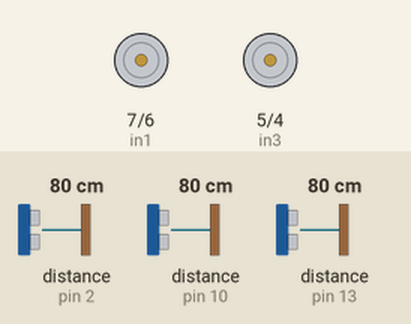
This sketch was run on a simulated Arduino Uno, built with avr-gcc and run on an emulated ATmega328P. On the bench: motor-driver pin pairs drawn as motors (green arrow = first pin HIGH = forward, orange = second pin HIGH = backward, longer = more drive, scaled by the enable pin). Wiring (inferred from the names in the program): 3 × ultrasonic range finder: trigger pin 8, echo pin 2 / trigger pin 11, echo pin 10 / trigger pin 12, echo pin 13. The test bench sets the inputs (shaded band); at power-on: distance to the obstacle (sensors on pin 2, pin 10, pin 13) 80 cm. The echo pulse lasts 58.3 µs per cm.

Above: at 1.2 s.
1.3 s: distance to the obstacle (sensor on pin 2) set to 18 cm
2.8 s: distance to the obstacle (sensor on pin 2) set to 14 cm
At 4.0 s:
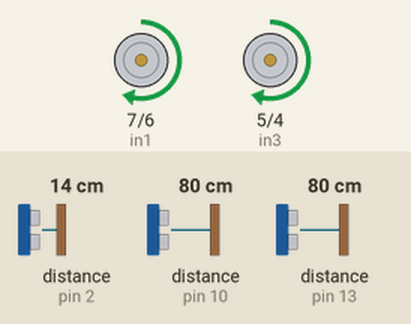
4.3 s: distance to the obstacle (sensor on pin 10) set to 17 cm
5.8 s: distance to the obstacle (sensor on pin 10) set to 13 cm
At 6.6 s:
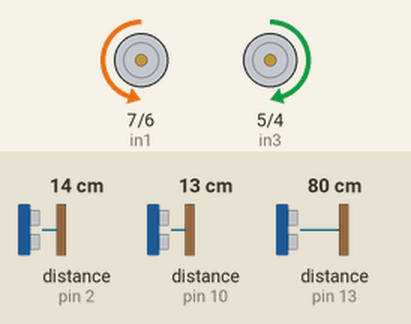
7.3 s: distance to the obstacle (sensor on pin 13) set to 18 cm
8.8 s: distance to the obstacle (sensor on pin 13) set to 13 cm
At 9.7 s:
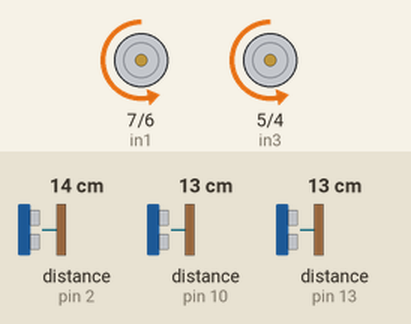
Timing chart, 0 to 11.3 s (numbered marks = the images above; inputs shaded):
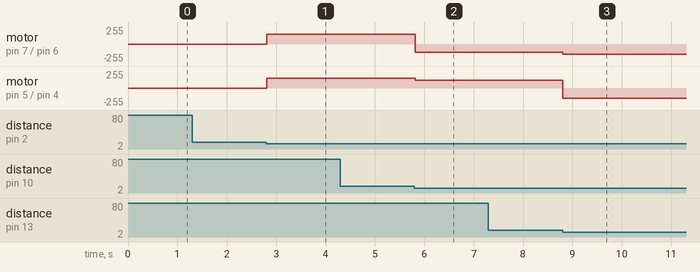

The sketch:

DF_platform_bot.ino
```cpp
//motor 1
int enA = 9;
int in1 = 7;
int in2 = 6;
//motor 2
int enB = 3;
int in3 = 5;
int in4 = 4;
//US up
int Trig1 = 8;
int Echo1 = 2;
//US left
int Trig2 = 11;
int Echo2 = 10;
//US right
int Trig3=12;
int Echo3=13;

void Stop (){
  digitalWrite(in1, LOW);
  digitalWrite(in2, LOW);
  digitalWrite(in3, LOW);
  digitalWrite(in4, LOW);
  analogWrite(enA,0);
  analogWrite(enB,0);
}

void fwd (int speed1, int speed2){
  digitalWrite(in1, LOW);
  digitalWrite(in2, HIGH);
  digitalWrite(in3, LOW);
  digitalWrite(in4, HIGH);
  analogWrite(enA,speed1);
  analogWrite(enB,speed2);
  }

void bwd (int speed1, int speed2){
  digitalWrite(in1, HIGH);
  digitalWrite(in2, LOW);
  digitalWrite(in3, HIGH);
  digitalWrite(in4, LOW);
  analogWrite(enA,speed1);
  analogWrite(enB,speed2);
  }

void turn_R (int speed1, int speed2){
  digitalWrite(in1, LOW);
  digitalWrite(in2, HIGH);
  digitalWrite(in3, HIGH);
  digitalWrite(in4, LOW);
  analogWrite(enA,speed1);
  analogWrite(enB,speed2);
  }

void turn_L (int speed1, int speed2){
  digitalWrite(in1, HIGH);
  digitalWrite(in2, LOW);
  digitalWrite(in3, LOW);
  digitalWrite(in4, HIGH);
  analogWrite(enA,speed1);
  analogWrite(enB,speed2);
  }

int USensor (int Trig, int Echo){
  digitalWrite(Trig, HIGH);
  /* Подаем импульс на вход trig дальномера */
  delayMicroseconds(10); // равный 10 микросекундам
  digitalWrite(Trig, LOW); // Отключаем
  return (pulseIn(Echo, HIGH)/58); // Выводим на порт
}

void setup() {
  Serial.begin(9600);
  pinMode(Trig1, OUTPUT); //инициируем как выход
  pinMode(Echo1, INPUT); //инициируем как вход

  pinMode(Trig2, OUTPUT); //инициируем как выход
  pinMode(Echo2, INPUT); //инициируем как вход

  pinMode(Trig3, OUTPUT); //инициируем как выход
  pinMode(Echo3, INPUT); //инициируем как вход

  for (int i = 3; i < 10; i++){
    pinMode(i, OUTPUT);
    }
}

void loop() {
// Serial.println(USensor(Trig2,Echo2));
  if((USensor(Trig2,Echo2)<15)&&(USensor(Trig3,Echo3)<15))
  {
    fwd(150,150);
    delay(40);
  }
  else
  {
    if(USensor(Trig2,Echo2)<15)
    {
      turn_R(120,120);
    }
    else
    {
      if(USensor(Trig3,Echo3)<15)
      {
        turn_L(120,120);
      }
      else
      {
        if(USensor(Trig1,Echo1)<15)
        {
          bwd(150,150);
        }
        else
        {
          Stop();
        }
      }
    }
  }
  delay(1);
}
```

Measured:
- the behaviour switches between 16 and 15 cm on distance to the obstacle (sensor on pin 2) (found by bisection; images 0 and 1)
- the behaviour switches between 16 and 15 cm on distance to the obstacle (sensor on pin 10) (found by bisection; images 1 and 2)
- the behaviour switches between 16 and 15 cm on distance to the obstacle (sensor on pin 13) (found by bisection; images 2 and 3)
- after the input at 1.3 s, every drawn part: stays the same
- after the input at 2.8 s, motor on pin 7 (in1) / pin 6 (in2), motor on pin 5 (in3) / pin 4 (in4): stopped → forward 150/255 at once
- after the input at 4.3 s, every drawn part: stays the same
- after the input at 5.8 s, motor on pin 7 (in1) / pin 6 (in2): forward 150/255 → backward 120/255 at once; motor on pin 5 (in3) / pin 4 (in4): forward 150/255 → forward 120/255 at once
- after the input at 7.3 s, every drawn part: stays the same
- after the input at 8.8 s, motor on pin 7 (in1) / pin 6 (in2): backward 120/255 → backward 150/255 at once; motor on pin 5 (in3) / pin 4 (in4): forward 120/255 → backward 150/255 at once
